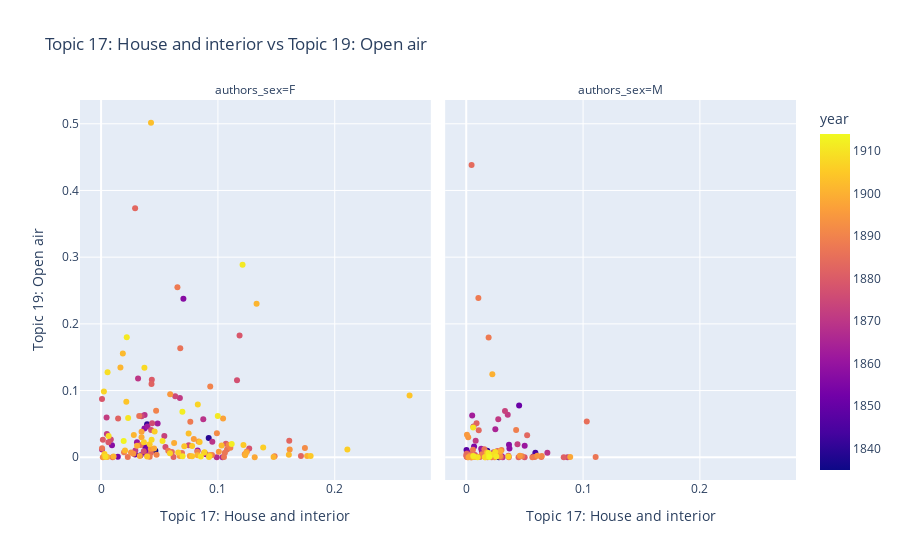

Source (notebook cell):
### Code cell
# indors vs outodoor

fig = px.scatter(
    complete_data_df, 
    x='Topic 17: House and interior', 
    y='Topic 19: Open air',
    color='year', 
    hover_name='book_title',
    hover_data=['authors_sex'],
    title="Topic 17: House and interior vs Topic 19: Open air",
    #symbol='authors_sex'
    facet_col='authors_sex'
    )
fig.show()

print(csp.plot(fig, filename = "Topic 17: House and interior vs Topic 19: Open air", auto_open=False)) #create a file on plotly chart studio account and a link in this notebook

### Figure 1 — Plotly figure (JSON) as saved in the notebook; plotly's stock layout.template omitted (floating-point values rounded to 4 significant figures; data arrays with more than 128 entries replaced by an {"elided": "..."} marker saying what was removed)
{"data": [{"customdata": {"elided": "157x1 str values"}, "hovertemplate": "<b>%{hovertext}</b><br><br>authors_sex=%{customdata[0]}<br>Topic 17: House and interior=%{x}<br>Topic 19: Open air=%{y}<br>year=%{marker.color}<extra></extra>", "hovertext": {"elided": "157 str values"}, "legendgroup": "", "marker": {"color": {"elided": "157 int values"}, "coloraxis": "coloraxis", "symbol": "circle"}, "mode": "markers", "name": "", "orientation": "v", "showlegend": false, "type": "scatter", "x": {"elided": "157 float values"}, "xaxis": "x", "y": {"elided": "157 float values"}, "yaxis": "y"}, {"customdata": [["M"], ["M"], ["M"], ["M"], ["M"], ["M"], ["M"], ["M"], ["M"], ["M"], ["M"], ["M"], ["M"], ["M"], ["M"], ["M"], ["M"], ["M"], ["M"], ["M"], ["M"], ["M"], ["M"], ["M"], ["M"], ["M"], ["M"], ["M"], ["M"], ["M"], ["M"], ["M"], ["M"], ["M"], ["M"], ["M"], ["M"], ["M"], ["M"], ["M"], ["M"], ["M"], ["M"], ["M"], ["M"], ["M"], ["M"], ["M"], ["M"], ["M"], ["M"], ["M"], ["M"], ["M"], ["M"], ["M"], ["M"], ["M"], ["M"], ["M"], ["M"], ["M"], ["M"], ["M"], ["M"], ["M"], ["M"], ["M"], ["M"], ["M"], ["M"], ["M"], ["M"], ["M"], ["M"], ["M"], ["M"], ["M"], ["M"], ["M"], ["M"], ["M"], ["M"], ["M"], ["M"], ["M"], ["M"], ["M"], ["M"], ["M"], ["M"], ["M"], ["M"], ["M"], ["M"], ["M"], ["M"], ["M"], ["M"], ["M"], ["M"], ["M"], ["M"], ["M"], ["M"], ["M"], ["M"], ["M"], ["M"]], "hovertemplate": "<b>%{hovertext}</b><br><br>authors_sex=%{customdata[0]}<br>Topic 17: House and interior=%{x}<br>Topic 19: Open air=%{y}<br>year=%{marker.color}<extra></extra>", "hovertext": ["1836_marryat-mr-midshipman-easy", "1841_marryat-masterman-ready", "1844_marryat-the-settlers-in-canada", "1845_dickens-the-cricket-on-the-hearth-a-fairy-tale-of-home", "1847_marryat-the-children-of-the-new-forest", "1848_marryat-the-little-savage", "1851_ruskin-the-king-of-the-golden-river", "1855_kingsley-westward-ho", "1856_ballantyne-the-young-fur-traders", "1857_ballantyne-the-coral-island-a-tale-of-the-pacific-ocean", "1857_hughes-tom-browns-school-days", "1858_ballantyne-martin-rattler", "1858_farrar-eric-or-little-by-little", "1861_hughes-tom-brown-at-oxford", "1862_farrar-st-winfreds-the-world-of-school", "1863_ballantyne-fighting-the-whales", "1863_kingsley-the-water-babies", "1865_ballantyne-the-lighthouse", "1865_carroll-alices-adventures-in-wonderland", "1869_dickens-david-copperfield", "1870_hemyng-jack-harkaways-boy-tinker-among-the-turks", "1871_carroll-through-the-looking-glass", "1871_macdonald-at-the-back-of-the-north-wind", "1871_macdonald-ranald-bannermans-boyhood", "1872_ballantyne-the-pioneers", "1872_macdonald-the-princess-and-the-goblin", "1873_ballantyne-life-in-the-red-brigade", "1873_macdonald-gutta-percha-willie-the-working-genius", "1874_ballantyne-the-pirate-city-an-algerine-tale", "1875_ballantyne-rivers-of-ice", "1875_macdonald-a-double-story", "1876_adams-hair-breadth-escapes-the-adventures-of-the-three-boys-in-south-africa", "1877_ballantyne-the-settler-and-the-savage", "1878_kingston-the-three-admirals", "1879_hemyng-jack-harkaway-in-new-york", "1879_hemyng-the-slave-of-the-mine", "1881_ballantyne-my-doggie-and-i", "1881_reed-the-fifth-form-at-st-dominics", "1882_ballantyne-the-life-of-a-ship", "1882_henty-facing-death", "1882_jefferies-bevis-the-story-of-a-boy", "1883_ballantyne-battles-with-the-sea", "1883_ballantyne-the-thorogood-family", "1883_fenn-nat-the-naturalist-a-boys-adventures-in-the-eastern-seas", "1883_kingston-adventures-in-africa", "1883_macdonald-the-princess-and-curdie", "1883_reed-the-adventures-of-a-three-guinea-watch", "1883_stevenson-treasure-island", "1884_collingwood-the-pirate-island-a-story-of-the-south-pacific", "1884_collingwood-under-the-meteor-flag-log-of-a-midshipman-during-the-french-revolutionary-ear", "1884_fenn-through-forest-and-stream", "1884_lang-the-princess-nobody-a-tale-of-fairyland", "1885_collingwood-the-congo-rovers-a-story-of-the-slave-squadron", "1885_collingwood-the-voyage-of-the-aurora", "1885_fenn-the-new-forest-spy", "1885_henty-the-dragon-and-the-raven", "1885_henty-the-young-colonists", "1885_kingston-adventures-in-australia", "1885_reed-follow-my-leader", "1885_reed-reginald-cruden", "1886_ballantyne-the-lively-poll", "1886_ballantyne-the-prairie-chief", "1886_fenn-son-phillip", "1886_henty-for-name-and-fame", "1886_henty-within-the-enemy-lines", "1886_stevenson-kidnapped", "1887_adams-perils-in-the-transvaal-and-zululand", "1887_collingwood-the-rovers-secret-a-tale-of-the-pirate-cays-and-lagoons-of-cuba", "1887_fenn-the-bag-of-diamonds", "1887_reed-the-master-of-the-shell", "1888_henty-sturdy-and-strong", "1888_in-the-reign-of-terror", "1888_lang-the-gold-of-fairnilee", "1888_macdonald-a-rough-shaking", "1888_wilde-the-happy-prince-and-other-tales", "1889_fenn-three-boys", "1889_lang-prince-prigio", "1889_reed-sir-ludar", "1890_ballantyne-the-eagle-cliff", "1891_reed-roger-ingleton-minor", "1893_reed-the-cock-house-at-fellsgarth", "1893_stevenson-catriona", "1894_collingwood-the-cruise-of-the-esmeralda", "1894_kipling-the-jungle-book", "1894_reed-a-dog-with-a-bad-name", "1894_reed-tom-dick-and-harry", "1895_collingwood-the-pirate-slaver-a-story-of-the-west-african-coast", "1895_kipling-the-second-jungle-book", "1895_reed-kilgorman-a-story-of-ireland-in-1798", "1896_collingswood-the-log-of-privateersman", "1897_kipling-captains-courageous-a-story-of-the-grand-banks", "1898_collingwood-a-pirate-of-the-caribbees", "1898_farrow-the-wallypug-in-london", "1899_collingwood-the-castaways", "1899_kipling-stalky-and-co", "1900_farrow-the-jungle-baby", "1900_hemyng-jack-harkaway-and-his-sons-escape-from-the-brigands-of-greece", "1906_collingwood-across-the-spanish-main-a-tale-of-the-sea-in-the-days-of-queen-bess", "1907_collingwood-with-airship-and-submarine-a-tale-of-adventure", "1908_collingwood-a-middy-in-command-a-tale-of-the-slave-squadron", "1908_collingwood-under-the-chilian-flag-a-tale-of-war-between-chili-and-peru", "1909_collingwood-harry-escombe-a-tale-of-adventure-in-peru", "1909_collingwood-the-cruise-of-the-thetis-a-tale-of-the-cuban-insurrection", "1910_collingwood-a-middy-of-the-slave-squadron-a-west-african-story", "1910_kipling-rewards-and-fairies", "1911_collingwood-a-middy-of-the-king-a-romance-of-the-old-british-navy", "1911_collingwood-the-adventures-of-dick-maitland-a-tale-of-unknown-africa", "1912_collingwood-two-gallant-sons-of-davon-a-tale-of-the-days-of-queen-bess", "1914_collingwood-the-first-mate-the-story-of-a-strange-cruise"], "legendgroup": "", "marker": {"color": [1836, 1841, 1844, 1845, 1847, 1848, 1851, 1855, 1856, 1857, 1857, 1858, 1858, 1861, 1862, 1863, 1863, 1865, 1865, 1869, 1870, 1871, 1871, 1871, 1872, 1872, 1873, 1873, 1874, 1875, 1875, 1876, 1877, 1878, 1879, 1879, 1881, 1881, 1882, 1882, 1882, 1883, 1883, 1883, 1883, 1883, 1883, 1883, 1884, 1884, 1884, 1884, 1885, 1885, 1885, 1885, 1885, 1885, 1885, 1885, 1886, 1886, 1886, 1886, 1886, 1886, 1887, 1887, 1887, 1887, 1888, 1888, 1888, 1888, 1888, 1889, 1889, 1889, 1890, 1891, 1893, 1893, 1894, 1894, 1894, 1894, 1895, 1895, 1895, 1896, 1897, 1898, 1898, 1899, 1899, 1900, 1900, 1906, 1907, 1908, 1908, 1909, 1909, 1910, 1910, 1911, 1911, 1912, 1914], "coloraxis": "coloraxis", "symbol": "circle"}, "mode": "markers", "name": "", "orientation": "v", "showlegend": false, "type": "scatter", "x": [0.02791, 0.01799, 0.01391, 0.05918, 0.05745, 0.0002483, 0.04528, 0.006689, 0.03032, 0.001398, 0.03658, 0.01342, 0.03698, 0.05003, 0.01281, 0.000645, 0.005096, 0.02602, 0.02491, 0.06943, 0.03117, 0.02742, 0.0355, 0.008075, 0.0005007, 0.04385, 0.08674, 0.03316, 0.02353, 0.02604, 0.006215, 0.001428, 0.007417, 0.002826, 0.04999, 0.02931, 0.08344, 0.008215, 0.03611, 0.02173, 0.008811, 0.0003257, 0.02954, 0.01069, 7.344e-05, 0.05213, 0.04479, 0.02489, 0.01163, 0.02665, 0.0002866, 0.004563, 0.01371, 0.00374, 0.1032, 0.004097, 0.004254, 0.003359, 0.01663, 0.06425, 0.01815, 0.001041, 0.01552, 0.02198, 0.01713, 0.02079, 0.01257, 0.007729, 0.1108, 0.05864, 0.05659, 0.03646, 0.01917, 0.005759, 0.01038, 0.0478, 0.04271, 0.01335, 0.03015, 0.06461, 0.02428, 0.02125, 0.0049, 0.001686, 0.06084, 0.02896, 0.003332, 0.0006001, 0.04592, 0.004187, 0.006226, 0.001989, 0.08898, 0.006254, 0.02935, 0.02234, 0.01764, 0.006666, 0.03611, 0.01614, 0.01603, 0.02481, 0.02178, 0.009759, 0.005892, 0.0257, 0.006019, 0.0189, 0.0197], "xaxis": "x2", "y": [0.0001431, 0.009919, 0.003279, 0.006912, 0.0009667, 0.01101, 0.07771, 0.01627, 0.001389, 0.006608, 0.01872, 0.008267, 0.01327, 0.01726, 0.0129, 0.001731, 0.06259, 0.005645, 0.04188, 0.006925, 5.607e-05, 0.05686, 0.06381, 0.02468, 0.00201, 0.01949, 0.0001232, 0.06953, 0.007452, 0.00468, 0.04619, 0.003972, 0.003544, 0.003374, 6.432e-05, 0.0004727, 0.0001488, 0.0006983, 0.0023, 9.093e-05, 0.05105, 0.0006484, 0.0004182, 0.04062, 0.00252, 0.03282, 9.948e-05, 0.003096, 0.0003692, 0.009196, 0.00513, 0.4381, 0.001764, 0.004144, 0.05372, 3.996e-05, 0.0004528, 0.002115, 0.001249, 0.0004101, 0.0001814, 8.739e-05, 0.01188, 0.0005865, 0.0004461, 0.003696, 0.001429, 0.001698, 0.0004179, 0.0004413, 0.0001564, 9.96e-05, 0.1796, 0.01114, 0.2388, 0.001477, 0.04086, 0.004658, 0.01091, 0.001701, 3.92e-05, 0.002007, 9.911e-05, 0.0299, 0.002104, 0.001891, 0.002043, 0.03358, 0.002143, 6.742e-05, 0.0006919, 2.112e-05, 0.0003654, 0.0003722, 0.009166, 0.1246, 0.007023, 0.0008773, 0.001109, 0.0001721, 1.201e-05, 0.007849, 0.003611, 9.537e-05, 0.04476, 0.00113, 0.002004, 0.006461, 0.0002798], "yaxis": "y2"}], "layout": {"annotations": [{"font": {}, "showarrow": false, "text": "authors_sex=F", "x": 0.245, "xanchor": "center", "xref": "paper", "y": 1, "yanchor": "bottom", "yref": "paper"}, {"font": {}, "showarrow": false, "text": "authors_sex=M", "x": 0.755, "xanchor": "center", "xref": "paper", "y": 1, "yanchor": "bottom", "yref": "paper"}], "coloraxis": {"colorbar": {"title": {"text": "year"}}, "colorscale": [[0, "#0d0887"], [0.1111, "#46039f"], [0.2222, "#7201a8"], [0.3333, "#9c179e"], [0.4444, "#bd3786"], [0.5556, "#d8576b"], [0.6667, "#ed7953"], [0.7778, "#fb9f3a"], [0.8889, "#fdca26"], [1, "#f0f921"]]}, "legend": {"tracegroupgap": 0}, "title": {"text": "Topic 17: House and interior vs Topic 19: Open air"}, "xaxis": {"anchor": "y", "domain": [0, 0.49], "title": {"text": "Topic 17: House and interior"}}, "xaxis2": {"anchor": "y2", "domain": [0.51, 1], "matches": "x", "title": {"text": "Topic 17: House and interior"}}, "yaxis": {"anchor": "x", "domain": [0, 1], "title": {"text": "Topic 19: Open air"}}, "yaxis2": {"anchor": "x2", "domain": [0, 1], "matches": "y", "showticklabels": false}}}
